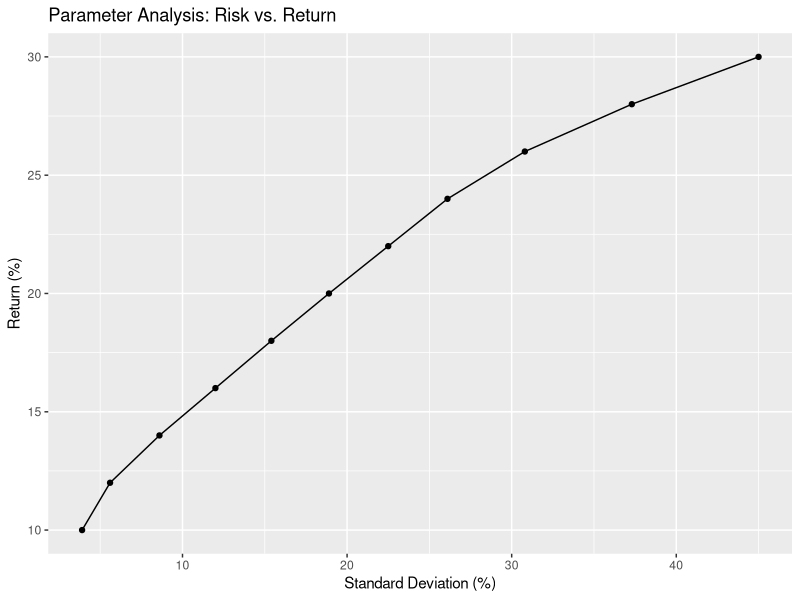

R code for this plot:
# Clear the environment
rm(list = ls())

# Load nloptr package ----
library(nloptr)

# Algebraic Model -----
# Objective function:
# Risk = (0.25S1)^2 + (0.45S2)^2 + (0.05S3)^2 
#        + 2(0.04)S1S2 + 2(-0.005)S1S3 + 2(-0.01)S2S3

# Constraints:
# 21S1 + 30S2 + 8S3 >= 18
# S1 + S2 + S3 == 1
# S1 >= 0, S2 >= 0, S3 >= 0

# General form of NLP
# Min f(x)        objective function
# such that
# g(x) <= 0       inequality constraints
# h(x) = 0        equality constraints
# xL <= x <= xU   lower and upper bounds

# Define the objective function: portfolio variance
objective <- function(x) {
  return((0.25 * x[1])^2 + (0.45 * x[2])^2 + (0.05 * x[3])^2 
         + 2 * (0.04)   * x[1] * x[2] 
         + 2 * (-0.005) * x[1] * x[3] 
         + 2 * (-0.01)  * x[2] * x[3])
}

# Define the inequality constraint: expected return must be at least 18
ineq_constraints <- function(x) {
  return(c(
    18 - (21 * x[1] + 30 * x[2] + 8 * x[3]) 
    # 21S1 + 30S2 + 8S3 >= 18 -> 18 - (21S1 + 30S2 + 8S3) <= 0
  ))
}

# Define the equality constraint: portfolio weights must add to 1
eq_constraints <- function(x) {
  return(x[1] + x[2] + x[3] - 1)
  # S1 + S2 + S3 = 1 -> # S1 + S2 + S3 - 1 <= 0
}

# Define the bounds for variables
lower_bounds <- c(0, 0, 0)
upper_bounds <- c(1, 1, 1)

# Set the optimization options
opts <- list(
  "algorithm" = "NLOPT_LN_COBYLA", # COBYLA algorithm for nonlinear programming
  "xtol_rel" = 1.0e-8,             # Stop when new solutions become almost identical
  "tol_constraints_eq" = 1.0e-8    # Tolerance for the equality constraint
)

# Solve the nonlinear programming problem
sol <- nloptr(x0 = c(0, 1, 0), # feasible starting values
              eval_f = objective,
              lb = lower_bounds,
              ub = upper_bounds,
              eval_g_ineq = ineq_constraints,
              eval_g_eq = eq_constraints,
              opts = opts)

# Extract the solution
solution <- sol$solution
objfun <- sol$objective

# Print the solution
cat("Solution (Percentages):", round(solution * 100, 2), "%\n")
cat("Objective Value (Variance):", round(objfun, 6), "\n")
cat("Objective Value (Standard Deviation):", round(sqrt(objfun) * 100, 2), "%\n")

# Perform parameter analysis replicating fig. 8.14 ----
min_return <- 10
max_return <- 30

# Initialize a data frame to store results
results <- data.frame(
  Minimum.Expected.Return = numeric(),
  Stock1 = numeric(),
  Stock2 = numeric(),
  Stock3 = numeric(),
  Variance = numeric(),
  Standard.Deviation = numeric(),
  Return = numeric()
)

for (i in seq(min_return, max_return, by = 2)) {
  
  # Define the modified inequality constraint
  modified_ineq_constraints <- function(x) {
    return(c(
      i - (21 * x[1] + 30 * x[2] + 8 * x[3])
    ))
  }
  
  # Solve the modified nonlinear programming problem
  sol <- nloptr(x0 = c(0, 1, 0),
                eval_f = objective,
                lb = lower_bounds,
                ub = upper_bounds,
                eval_g_ineq = modified_ineq_constraints,
                eval_g_eq = eq_constraints,
                opts = opts)
  
  # Extract the solution
  solution <- sol$solution
  objfun <- sol$objective
  
  # Calculate actual return
  actual_return <- 21 * solution[1] + 30 * solution[2] + 8 * solution[3]
  
  # Append the results to the data frame
  results <- rbind(
    results,
    data.frame(
      Minimum.Expected.Return = i,
      Stock1 = round(solution[1] * 100, 2),
      Stock2 = round(solution[2] * 100, 2),
      Stock3 = round(solution[3] * 100, 2),
      Variance = round(objfun, 4),
      Standard.Deviation = round(sqrt(objfun) * 100, 1),
      Return = round(actual_return, 1)
    )
  )
}

# Print the results as a table
print(results)


# Load ggplot2 package
library(ggplot2)

# Plot: risk on x-axis, return on y-axis
ggplot(results, aes(x = Standard.Deviation, y = Return)) +
  geom_line() +
  geom_point() +
  labs(
    title = "Parameter Analysis: Risk vs. Return",
    x = "Standard Deviation (%)",
    y = "Return (%)"
  )
